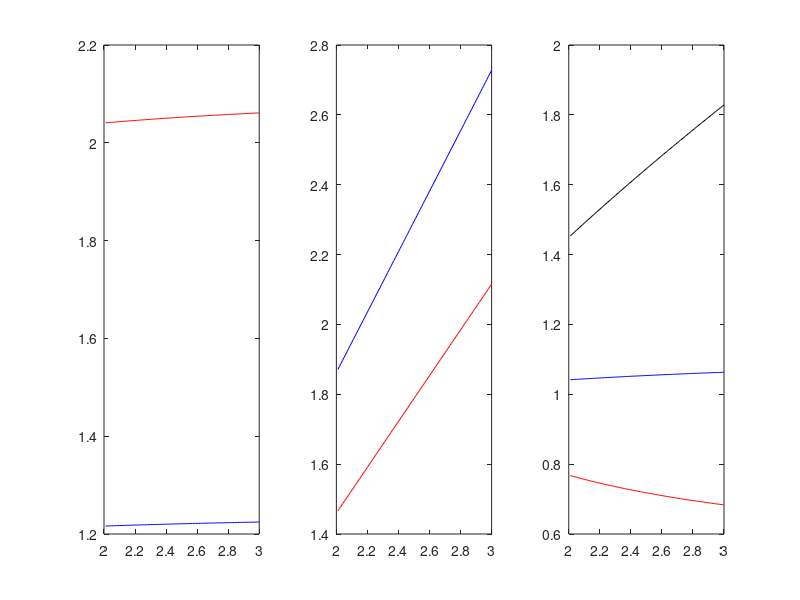

Source code (MATLAB):
clear all

u=2;
l=1;
c0=0.4;

q=0.9;
c=0.5;
h=0.2;
ep=5;
a1=2;
a2=1;

%% u
for i=1:100
    
    u = u + 0.01;

SS = @(v)[v(2)-((u-l)*c0-q*(c-h)*(v(1)-l))/(u-v(1));
    v(2)*(1-((a1-a2*v(2))/(a2*v(2)))*(1+2*v(1)*(u-v(1))/(v(1)^2-l^2)))-q*(c-h)];

v0 = [1.5;0.7];
options = optimset('MaxFunEvals',3e10,'TolFun',3e-10); % options = optimset('Display','iter','MaxFunEvals',3e3);
[v, fval] = fsolve(SS,v0,options);

x(i) = v(1);
p(i) = v(2);

mu(i) = p(i)/c0-1;
y(i) = x(i)*(a1-a2*p(i));

R(i) = -(1/(u-l))*(x(i)^2 - 2*u*x(i) + l^2)/(x(i)+l);
Tx(i) = 0.5*(1+l/x(i));
xpeak(i) = - l + sqrt(2*l*(u+l));

end

i=1:1:100;

figure(4);clf;hold on;
subplot(1,3,1)
plot(2+0.01*i,p(i),'-b',2+0.01*i,mu(i),'-r')
subplot(1,3,2)
plot(2+0.01*i,x(i),'-b',2+0.01*i,y(i),'-r')
subplot(1,3,3)
plot(2+0.01*i,R(i),'-b',2+0.01*i,Tx(i),'-r',2+0.01*i,xpeak(i),'-k')
